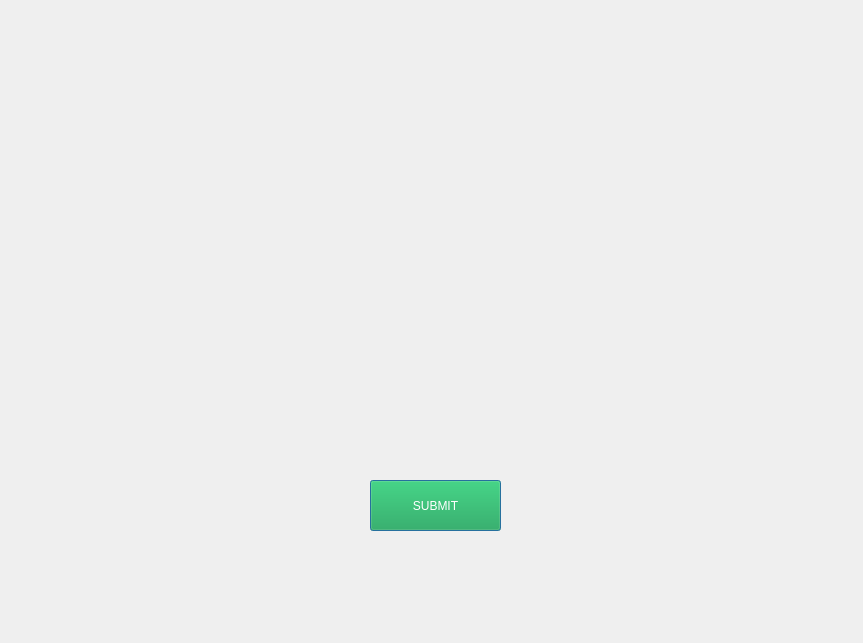
<?xml version="1.0" encoding="UTF-8"?>
<ui version="4.0">
 <class>Fingerprint</class>
 <widget class="QDialog" name="Fingerprint">
  <property name="geometry">
   <rect>
    <x>0</x>
    <y>0</y>
    <width>863</width>
    <height>643</height>
   </rect>
  </property>
  <property name="windowTitle">
   <string>Dialog</string>
  </property>
  <widget class="QPushButton" name="pushButton">
   <property name="geometry">
    <rect>
     <x>370</x>
     <y>480</y>
     <width>131</width>
     <height>51</height>
    </rect>
   </property>
   <property name="styleSheet">
    <string notr="true">font: 12pt &quot;Segoe UI&quot;;
background-color: rgb(16, 163, 70);
color: rgb(255, 255, 255);</string>
   </property>
   <property name="text">
    <string>SUBMIT</string>
   </property>
  </widget>
  <widget class="QLabel" name="label">
   <property name="geometry">
    <rect>
     <x>310</x>
     <y>180</y>
     <width>261</width>
     <height>241</height>
    </rect>
   </property>
   <property name="text">
    <string/>
   </property>
  </widget>
 </widget>
 <resources/>
 <connections/>
</ui>
